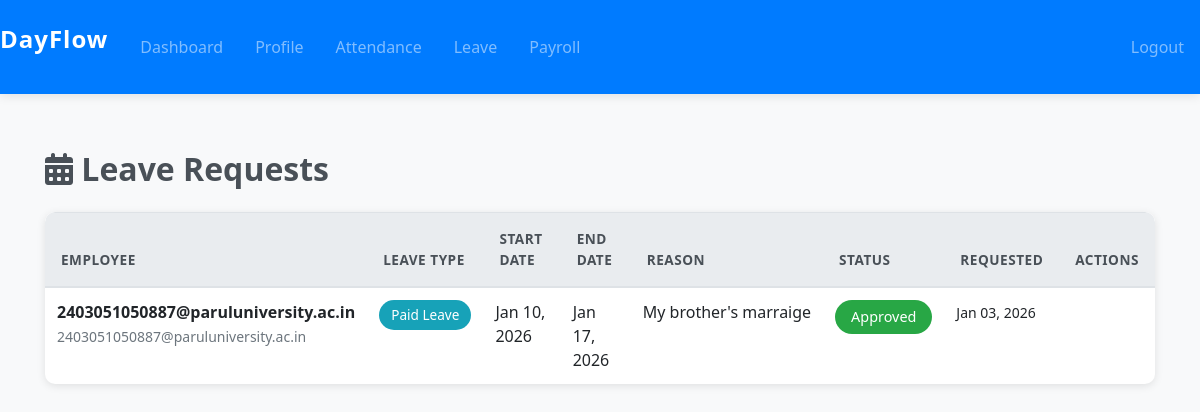
Before: /leave/ (signed in) with the older database file.
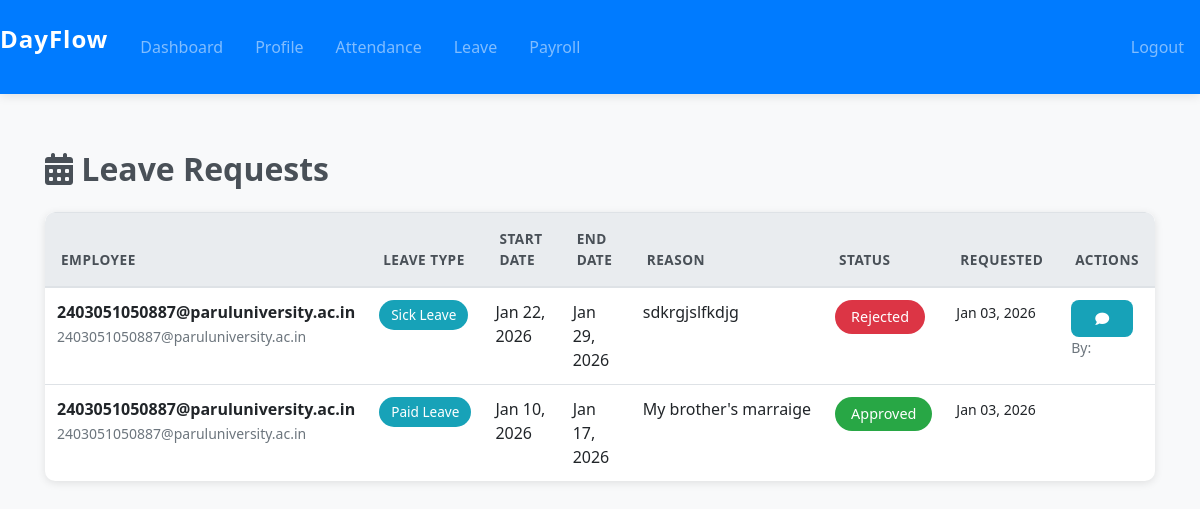
After: the same page with the newer database file.
### apps/leave/models.py (models this page shows, shortened)
class LeaveRequest(models.Model):
    STATUS_CHOICES = [
        ('pending', 'Pending'),
        ('approved', 'Approved'),
        ('rejected', 'Rejected'),
    ]
    LEAVE_TYPE_CHOICES = [
        ('paid', 'Paid Leave'),
        ('sick', 'Sick Leave'),
        ('unpaid', 'Unpaid Leave'),
    ]
    employee = models.ForeignKey(User, on_delete=models.CASCADE, related_name='leave_requests')
    leave_type = models.CharField(max_length=10, choices=LEAVE_TYPE_CHOICES, default='paid')
    start_date = models.DateField()
    end_date = models.DateField()
    reason = models.TextField()
    status = models.CharField(max_length=10, choices=STATUS_CHOICES, default='pending')
    requested_at = models.DateTimeField(auto_now_add=True)
    approved_at = models.DateTimeField(null=True, blank=True)
    approved_by = models.ForeignKey(User, on_delete=models.SET_NULL, null=True, blank=True, related_name='approved_leaves')
    admin_comments = models.TextField(blank=True, null=True)

### apps/accounts/models.py (models this page shows, shortened)
class User(AbstractUser):
    ROLE_CHOICES = [
        ('employee', 'Employee'),
        ('admin', 'Admin'),
    ]
    email = models.EmailField(unique=True)
    role = models.CharField(max_length=10, choices=ROLE_CHOICES, default='employee')
    email_verification_token = models.CharField(max_length=100, blank=True, null=True)
    USERNAME_FIELD = 'email'
    REQUIRED_FIELDS = ['username']
    class Meta:
        app_label = 'accounts'

### apps/leave/views.py (the view)
# urls.py: path('', views.leave_list, name='leave_list'),
@login_required
def leave_list(request):
    if request.user.role == 'admin':
        leaves = LeaveRequest.objects.all().order_by('-requested_at')
    else:
        leaves = LeaveRequest.objects.filter(employee=request.user).order_by('-requested_at')
    return render(request, 'leave/leave_list.html', {'leaves': leaves})

### templates/leave/leave_list.html (shortened to what this page needs)
{% extends 'base.html' %}
{% block content %}
<div class="d-flex justify-content-between align-items-center mb-4">
    <h2 class="mb-0"><i class="fas fa-calendar-alt"></i> Leave Requests</h2>
</div>
<div class="card shadow-sm">
    <div class="card-body p-0">
        <div class="table-responsive">
            <table class="table table-hover mb-0">
                <thead class="thead-light">
                    <tr>
                        {% if user.role == 'admin' %}<th>Employee</th>{% endif %}
                        <th>Leave Type</th>
                        <th>Start Date</th>
                        <th>End Date</th>
                        <th>Reason</th>
                        <th>Status</th>
                        <th>Requested</th>
                        {% if user.role == 'admin' %}<th>Actions</th>{% endif %}
                    </tr>
                </thead>
                <tbody>
                    {% for leave in leaves %}
                        <tr class="animated-row">
                            {% if user.role == 'admin' %}
                                <td>
                                    <strong>{{ leave.employee.get_full_name|default:leave.employee.username }}</strong>
                                    <br><small class="text-muted">{{ leave.employee.email }}</small>
                                </td>
                            {% endif %}
                            <td>
                                <span class="badge badge-info">{{ leave.get_leave_type_display }}</span>
                            </td>
                            <td>{{ leave.start_date|date:"M d, Y" }}</td>
                            <td>{{ leave.end_date|date:"M d, Y" }}</td>
                            <td>
                                <div class="text-truncate" style="max-width: 200px;" title="{{ leave.reason }}">
                                    {{ leave.reason }}
                                </div>
                            </td>
                            <td>
                                <span class="badge badge-{% if leave.status == 'approved' %}success{% elif leave.status == 'rejected' %}danger{% else %}warning{% endif %} badge-lg">
                                    {{ leave.get_status_display }}
                                </span>
                            </td>
                            <td><small>{{ leave.requested_at|date:"M d, Y" }}</small></td>
                            {% if user.role == 'admin' %}
                                <td>
                                    {% if leave.status == 'pending' %}
                                        <a href="{% url 'approve_leave' leave.id %}" class="btn btn-sm btn-success">
                                            <i class="fas fa-check"></i> Review
                                        </a>
                                    {% else %}
                                        {% if leave.admin_comments %}
                                            <button type="button" class="btn btn-sm btn-info" data-toggle="tooltip" title="{{ leave.admin_comments }}">
                                                <i class="fas fa-comment"></i>
                                            </button>
                                        {% endif %}
                                        <small class="text-muted d-block">
                                            {% if leave.approved_by %}
                                                By: {{ leave.approved_by.get_full_name|default:leave.approved_by.username }}
                                            {% endif %}
                                        </small>
                                    {% endif %}
                                </td>
                            {% endif %}
                        </tr>
                    {% endfor %}
                </tbody>
            </table>
        </div>
    </div>
</div>
{% endblock %}

Changed rows visible on the page:
added LeaveRequest: employee.get_full_name "2403051050887@paruluniversity.ac.in", employee.email "2403051050887@paruluniversity.ac.in", leave_type "Sick Leave", start_date "Jan 22, 2026", end_date "Jan 29, 2026", reason "sdkrgjslfkdjg", status "Rejected", requested_at "Jan 03, 2026"
